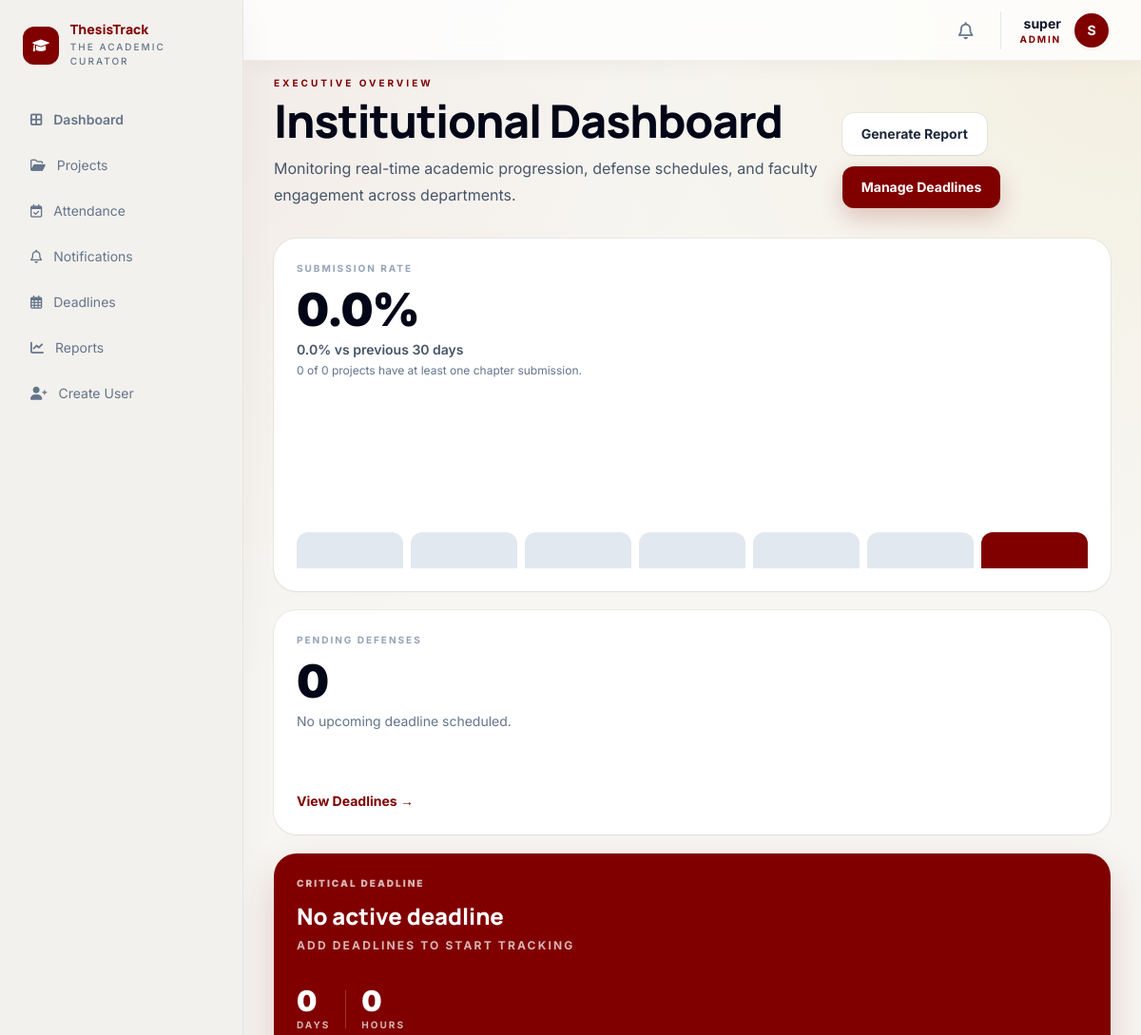
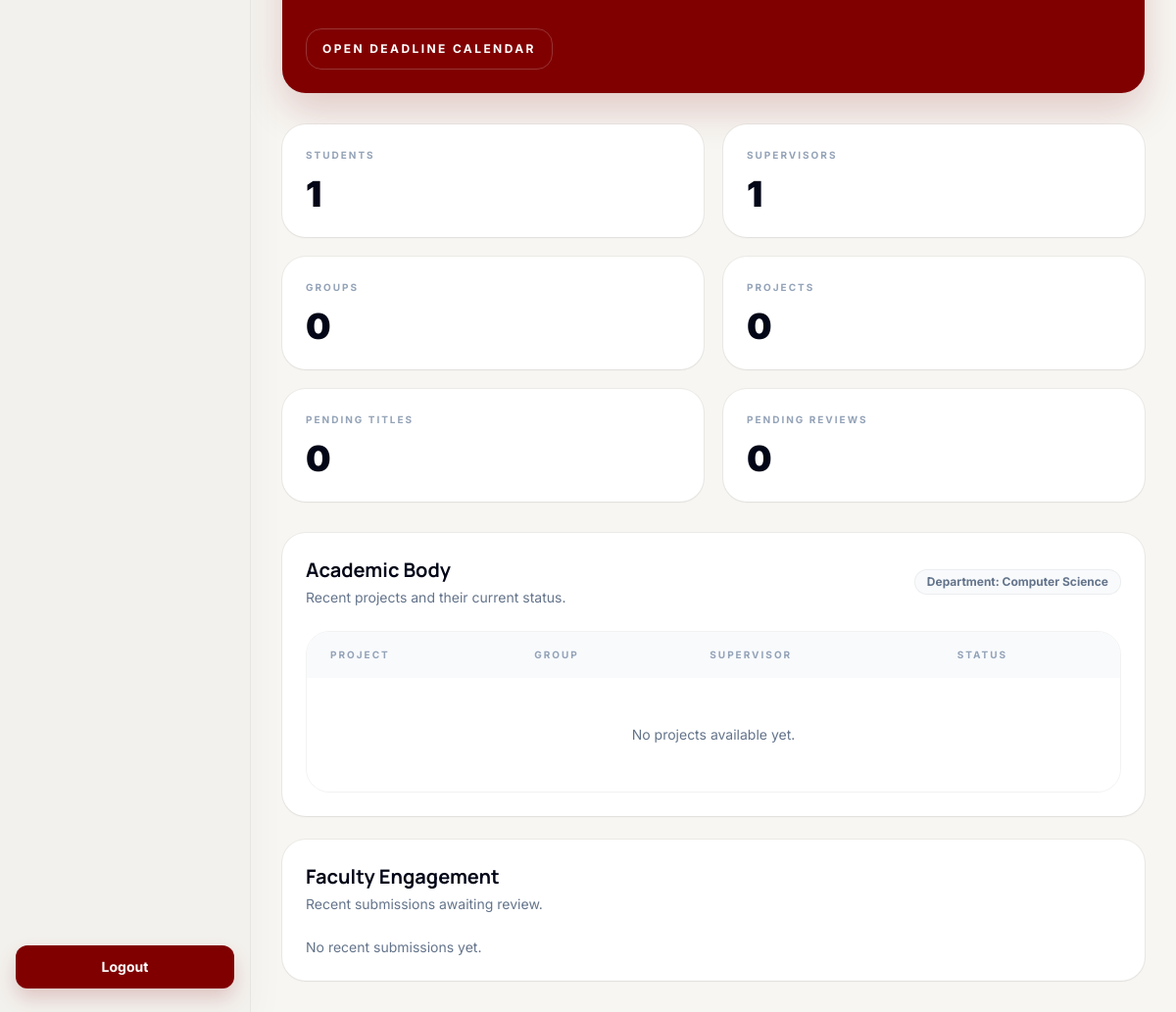
/administrator/ (signed in), run on an earlier commit of the app's database (2 pictures, top to bottom).
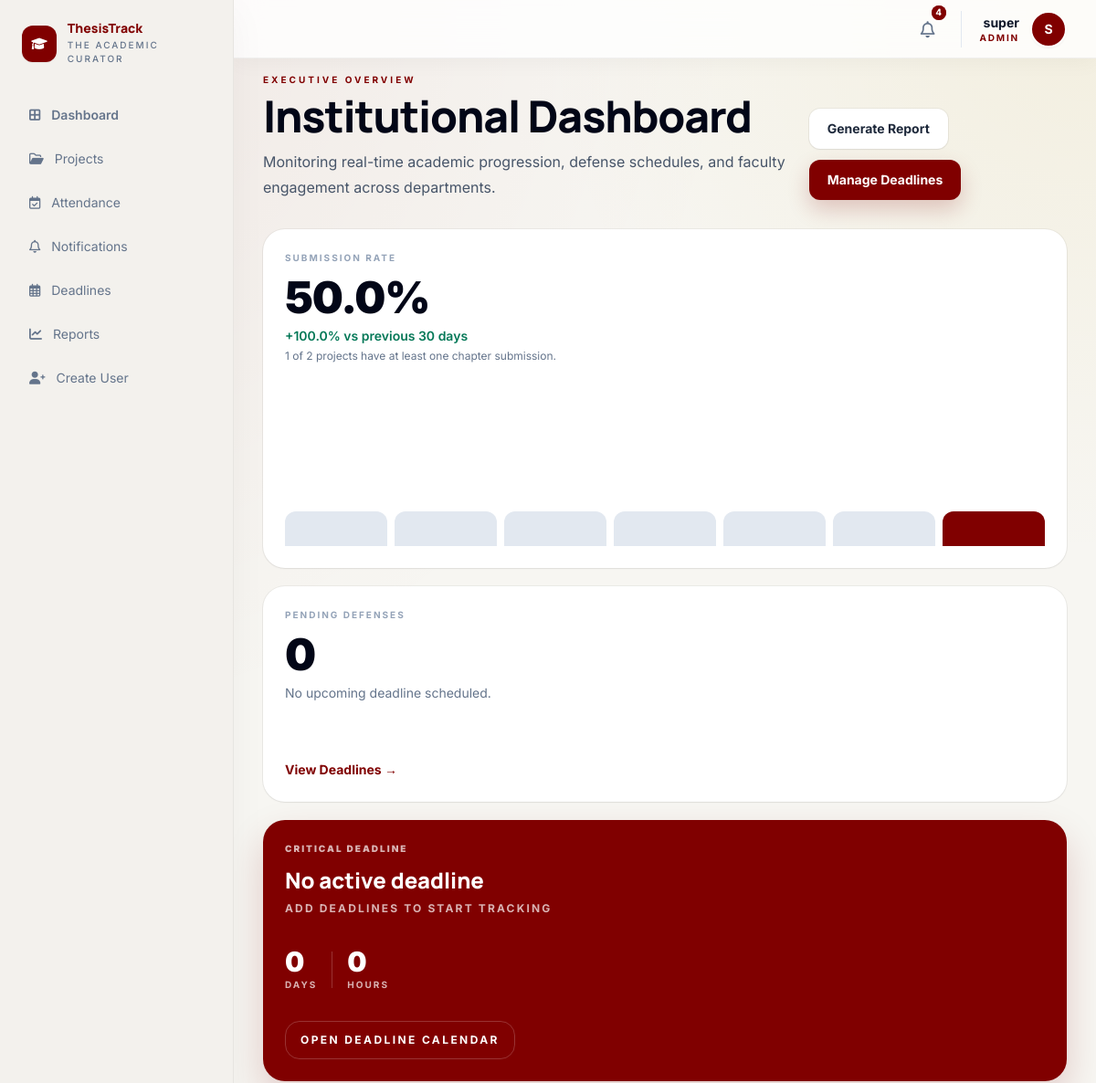
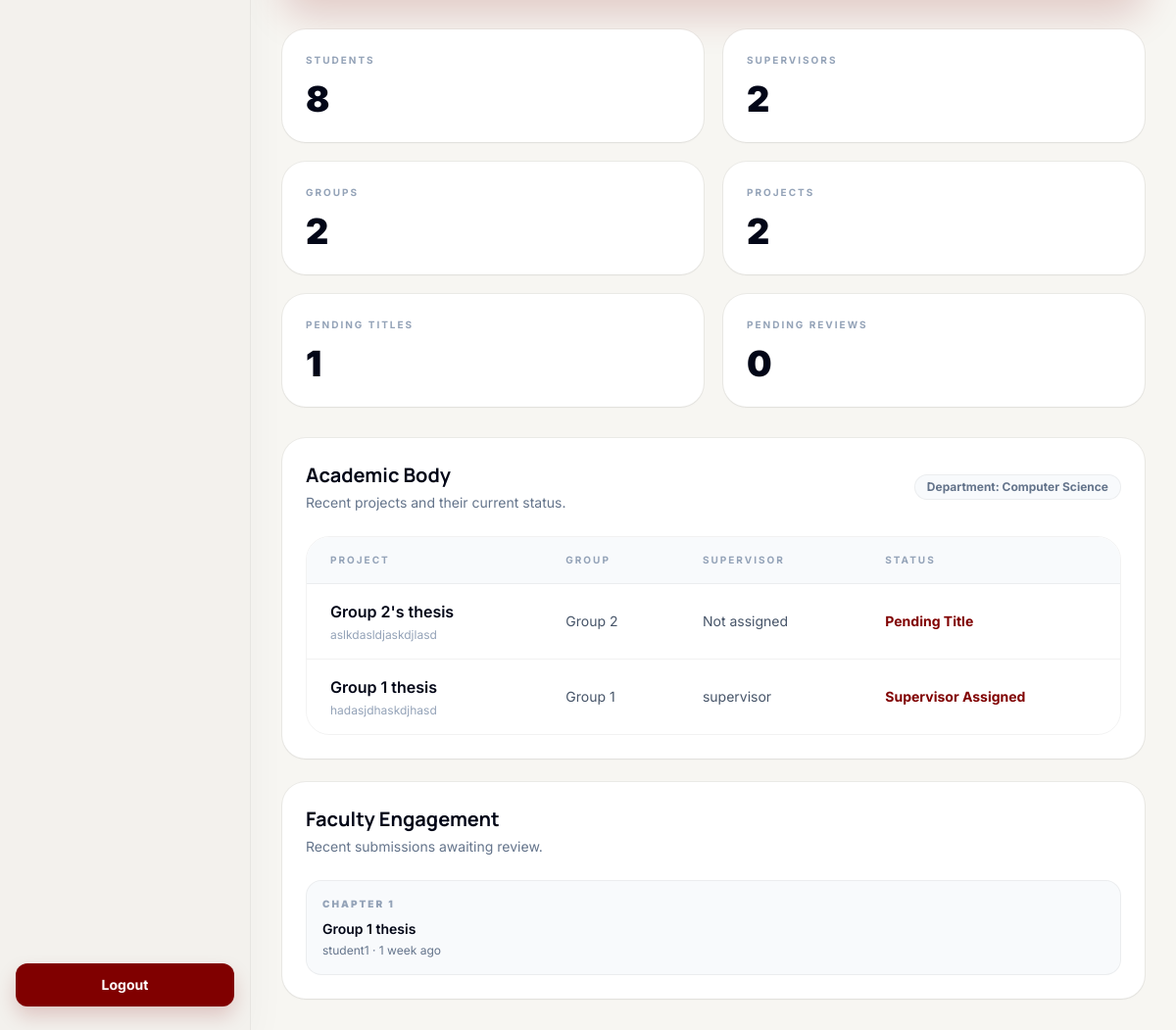
And on a later commit of the database (2 pictures, top to bottom).
### projects/models.py (models this page shows, shortened)
class Project(models.Model):
	PENDING_TITLE = 'PENDING_TITLE'
	TITLE_APPROVED = 'TITLE_APPROVED'
	TITLE_REJECTED = 'TITLE_REJECTED'
	SUPERVISOR_ASSIGNED = 'SUPERVISOR_ASSIGNED'
	IN_PROGRESS = 'IN_PROGRESS'
	UNDER_REVIEW = 'UNDER_REVIEW'
	COMPLETED = 'COMPLETED'
	STATUS_CHOICES = [
		(PENDING_TITLE, 'Pending Title'),
		(TITLE_APPROVED, 'Title Approved'),
		(TITLE_REJECTED, 'Title Rejected'),
		(SUPERVISOR_ASSIGNED, 'Supervisor Assigned'),
		(IN_PROGRESS, 'In Progress'),
		(UNDER_REVIEW, 'Under Review'),
		(COMPLETED, 'Completed'),
	]
	group = models.OneToOneField(
		Group,
		on_delete=models.CASCADE,
		related_name='project',
		null=True,
		blank=True,
	)
	title = models.CharField(max_length=255)
	abstract = models.TextField(blank=True)
	status = models.CharField(max_length=25, choices=STATUS_CHOICES, default=PENDING_TITLE)
	supervisor = models.ForeignKey(
		settings.AUTH_USER_MODEL,
		on_delete=models.SET_NULL,
		null=True,
		blank=True,
		related_name='supervised_projects',
	)
	title_approved = models.BooleanField(default=False)
	created_at = models.DateTimeField(auto_now_add=True)
	updated_at = models.DateTimeField(auto_now=True)

class Group(models.Model):
	name = models.CharField(max_length=150, unique=True)
	members = models.ManyToManyField(settings.AUTH_USER_MODEL, related_name='project_groups')
	created_at = models.DateTimeField(auto_now_add=True)

class Submission(models.Model):
	PENDING = 'PENDING'
	APPROVED = 'APPROVED'
	REJECTED = 'REJECTED'
	STATUS_CHOICES = [
		(PENDING, 'Pending'),
		(APPROVED, 'Approved'),
		(REJECTED, 'Rejected'),
	]
	project = models.ForeignKey(Project, on_delete=models.CASCADE, related_name='submissions')
	uploaded_by = models.ForeignKey(
		settings.AUTH_USER_MODEL,
		on_delete=models.CASCADE,
		related_name='submissions',
	)
	chapter = models.ForeignKey(
		Chapter,
		on_delete=models.SET_NULL,
		null=True,
		blank=True,
		related_name='submissions',
	)
	file = models.FileField(
		upload_to='submissions/',
		validators=[FileExtensionValidator(allowed_extensions=['docx'])],
	)
	version = models.PositiveIntegerField(default=1)
	status = models.CharField(max_length=20, choices=STATUS_CHOICES, default=PENDING)
	reviewed_at = models.DateTimeField(null=True, blank=True)
	submitted_at = models.DateTimeField(auto_now_add=True)
	class Meta:
		ordering = ['-submitted_at']

class Chapter(models.Model):
	name = models.CharField(max_length=120, unique=True)
	order = models.PositiveIntegerField(default=1)
	class Meta:
		ordering = ['order']

### accounts/models.py (models this page shows, shortened)
class User(AbstractUser):
	STUDENT = 'STUDENT'
	SUPERVISOR = 'SUPERVISOR'
	ADMIN = 'ADMIN'
	ROLE_CHOICES = [
		(STUDENT, 'Student'),
		(SUPERVISOR, 'Supervisor'),
		(ADMIN, 'Admin'),
	]
	role = models.CharField(max_length=20, choices=ROLE_CHOICES, default=STUDENT)

### dashboard/views.py (the view, shortened to what this page needs)
# urls.py: path('administrator/', views.admin_dashboard, name='admin-dashboard'),
@role_required(User.ADMIN)
def admin_dashboard(request):
    total_projects = Project.objects.count()
    submitted_projects = Project.objects.filter(submissions__isnull=False).distinct().count()
    submission_rate = (submitted_projects / total_projects * 100) if total_projects else 0
    today = timezone.localdate()
    window_days = 30
    current_start = today - timedelta(days=window_days - 1)
    previous_start = current_start - timedelta(days=window_days)
    current_period_submissions = Submission.objects.filter(submitted_at__date__gte=current_start).count()
    previous_period_submissions = Submission.objects.filter(
        submitted_at__date__gte=previous_start,
        submitted_at__date__lt=current_start,
    ).count()
    if previous_period_submissions == 0:
        submission_rate_change = 100 if current_period_submissions > 0 else 0
    else:
        submission_rate_change = ((current_period_submissions - previous_period_submissions) / previous_period_submissions) * 100
    trend_days = []
    for offset in range(6, -1, -1):
        day = today - timedelta(days=offset)
        trend_days.append(
            {
                'day': day,
                'count': Submission.objects.filter(submitted_at__date=day).count(),
            }
        )
    max_count = max((item['count'] for item in trend_days), default=0)
    for item in trend_days:
        if max_count == 0:
            item['height'] = 24
        else:
            item['height'] = max(24, round((item['count'] / max_count) * 100))
    stats = {
        'students': User.objects.filter(role=User.STUDENT).count(),
        'supervisors': User.objects.filter(role=User.SUPERVISOR).count(),
        'groups': Group.objects.count(),
        'projects': total_projects,
        'pending_titles': Project.objects.filter(title_approved=False).count(),
        'pending_reviews': Submission.objects.filter(status=Submission.PENDING).count(),
    }
    recent_projects = (
        Project.objects.select_related('group', 'supervisor')
        .order_by('-updated_at')[:4]
    )
    recent_submissions = (
        Submission.objects.select_related('project', 'chapter', 'uploaded_by')
        .order_by('-submitted_at')[:5]
    )
    pending_defenses = ThesisDeadline.objects.filter(
        deadline_type=ThesisDeadline.DEFENSE,
        due_date__gte=today,
    ).count()
    next_deadline = (
        ThesisDeadline.objects
        .filter(due_date__gte=timezone.localdate())
        .order_by('due_date')
        .first()
    )
    critical_deadline_days = 0
    critical_deadline_hours = 0
    return render(
        request,
        'dashboard/admin_dashboard.html',
        {
            'stats': stats,
            'recent_projects': recent_projects,
            'recent_submissions': recent_submissions,
            'submission_rate': submission_rate,
            'submission_rate_change': submission_rate_change,
            'submitted_projects': submitted_projects,
            'submission_trend_days': trend_days,
            'pending_defenses': pending_defenses,
            'next_deadline': next_deadline,
            'critical_deadline_days': critical_deadline_days,
            'critical_deadline_hours': critical_deadline_hours,
        },
    )

### core/context_processors.py (called while the page is built)
def unread_notifications_count(request):
    if not request.user.is_authenticated:
        return {'unread_notifications_count': 0}
    count = Notification.objects.filter(user=request.user, is_read=False).count()
    return {'unread_notifications_count': count}

def recent_notifications(request):
    if not request.user.is_authenticated:
        return {'recent_notifications': []}
    notifications = Notification.objects.filter(user=request.user).order_by('-created_at')[:5]
    return {'recent_notifications': notifications}

### dashboard/templates/dashboard/admin_dashboard.html (shortened to what the changed rows need)
{% extends 'core/base.html' %}
{% block content %}
<div class="mx-auto max-w-7xl space-y-8">
    <section class="flex flex-col gap-6 lg:flex-row lg:items-end lg:justify-between">
        <div class="max-w-3xl">
            <h1 class="text-5xl font-black tracking-tight text-slate-950">Institutional Dashboard</h1>
        </div>
    </section>
    <section class="grid gap-5 xl:grid-cols-[1.5fr_0.85fr_0.85fr]">
        <article class="rounded-3xl bg-white p-6 shadow-sm ring-1 ring-black/5">
            <div class="flex items-center justify-between gap-3">
                <div>
                    <p class="text-[10px] font-bold uppercase tracking-[0.2em] text-slate-400">Submission Rate</p>
                    <p class="mt-3 text-5xl font-black tracking-tight text-slate-950">{{ submission_rate|floatformat:1 }}%</p>
                    <p class="mt-2 text-sm font-semibold {% if submission_rate_change > 0 %}text-emerald-700{% elif submission_rate_change < 0 %}text-rose-700{% else %}text-slate-600{% endif %}">
                        {% if submission_rate_change > 0 %}+{% endif %}{{ submission_rate_change|floatformat:1 }}% vs previous 30 days
                    </p>
                    <p class="mt-1 text-xs text-slate-500">{{ submitted_projects }} of {{ stats.projects }} projects have at least one chapter submission.</p>
                </div>
            </div>
            <div class="mt-10 grid h-40 grid-cols-7 items-end gap-2">
                {% for point in submission_trend_days %}
                    <div class="rounded-t-xl {% if forloop.last %}bg-[#800000]{% else %}bg-slate-200{% endif %}" style="height: {{ point.height }}%" title="{{ point.day|date:'D, M j' }}: {{ point.count }} submissions"></div>
                {% endfor %}
            </div>
        </article>
        <article class="rounded-3xl bg-[#800000] p-6 text-white shadow-[0_18px_40px_rgba(128,0,0,0.18)]">
            <h2 class="mt-3 text-2xl font-black leading-tight">{% if next_deadline %}{{ next_deadline.title }}{% else %}No active deadline{% endif %}</h2>
        </article>
    </section>
    <section class="grid gap-5 md:grid-cols-2 xl:grid-cols-6">
        <div class="rounded-3xl bg-white p-6 shadow-sm ring-1 ring-black/5">
            <p class="text-[10px] font-bold uppercase tracking-[0.2em] text-slate-400">Students</p>
            <p class="mt-3 text-4xl font-black text-slate-950">{{ stats.students }}</p>
        </div>
        <div class="rounded-3xl bg-white p-6 shadow-sm ring-1 ring-black/5">
            <p class="text-[10px] font-bold uppercase tracking-[0.2em] text-slate-400">Supervisors</p>
            <p class="mt-3 text-4xl font-black text-slate-950">{{ stats.supervisors }}</p>
        </div>
        <div class="rounded-3xl bg-white p-6 shadow-sm ring-1 ring-black/5">
            <p class="text-[10px] font-bold uppercase tracking-[0.2em] text-slate-400">Groups</p>
            <p class="mt-3 text-4xl font-black text-slate-950">{{ stats.groups }}</p>
        </div>
        <div class="rounded-3xl bg-white p-6 shadow-sm ring-1 ring-black/5">
            <p class="text-[10px] font-bold uppercase tracking-[0.2em] text-slate-400">Projects</p>
            <p class="mt-3 text-4xl font-black text-slate-950">{{ stats.projects }}</p>
        </div>
        <div class="rounded-3xl bg-white p-6 shadow-sm ring-1 ring-black/5">
            <p class="text-[10px] font-bold uppercase tracking-[0.2em] text-slate-400">Pending Titles</p>
            <p class="mt-3 text-4xl font-black text-slate-950">{{ stats.pending_titles }}</p>
        </div>
    </section>
    <section class="grid gap-6 xl:grid-cols-[1.6fr_0.9fr]">
        <div class="rounded-3xl bg-white p-6 shadow-sm ring-1 ring-black/5">
            <div class="flex items-center justify-between gap-3">
                <div>
                    <h2 class="text-xl font-bold text-slate-950">Academic Body</h2>
                </div>
            </div>
            <div class="mt-6 overflow-hidden rounded-3xl border border-black/5">
                <table class="w-full text-left">
                    <thead>
                        <tr class="bg-slate-50 text-[10px] font-black uppercase tracking-[0.2em] text-slate-400">
                            <th class="px-6 py-4">Project</th>
                            <th class="px-6 py-4">Group</th>
                            <th class="px-6 py-4">Supervisor</th>
                            <th class="px-6 py-4">Status</th>
                        </tr>
                    </thead>
                    <tbody>
                        {% for project in recent_projects %}
                            <tr class="border-t border-black/5 hover:bg-slate-50/70">
                                <td class="px-6 py-4">
                                    <p class="font-semibold text-slate-950">{{ project.title }}</p>
                                    <p class="mt-1 text-xs text-slate-400">{{ project.abstract|default:'No abstract available.'|truncatechars:70 }}</p>
                                </td>
                                <td class="px-6 py-4 text-sm text-slate-600">{% if project.group %}{{ project.group.name }}{% else %}Not assigned{% endif %}</td>
                                <td class="px-6 py-4 text-sm text-slate-600">{% if project.supervisor %}{{ project.supervisor.get_full_name|default:project.supervisor.username }}{% else %}Not assigned{% endif %}</td>
                                <td class="px-6 py-4 text-sm font-bold text-[#800000]">{{ project.get_status_display }}</td>
                            </tr>
                        {% empty %}
                            <tr><td colspan="4" class="px-6 py-12 text-center text-sm text-slate-500">No projects available yet.</td></tr>
                        {% endfor %}
                    </tbody>
                </table>
            </div>
        </div>
        <div class="rounded-3xl bg-white p-6 shadow-sm ring-1 ring-black/5">
            <div class="flex items-center justify-between gap-3">
                <div>
                    <h2 class="text-xl font-bold text-slate-950">Faculty Engagement</h2>
                </div>
            </div>
            <div class="mt-6 space-y-4">
                {% for submission in recent_submissions %}
                    <article class="rounded-2xl border border-black/5 bg-slate-50 p-4">
                        <p class="text-[10px] font-black uppercase tracking-[0.2em] text-slate-400">{{ submission.chapter.name|default:'Submission' }}</p>
                        <p class="mt-2 text-sm font-semibold text-slate-950">{{ submission.project.title }}</p>
                        <p class="mt-1 text-xs text-slate-500">{{ submission.uploaded_by.get_full_name|default:submission.uploaded_by.username }} · {{ submission.submitted_at|timesince }} ago</p>
                    </article>
                {% empty %}
                    <p class="text-sm text-slate-500">No recent submissions yet.</p>
                {% endfor %}
            </div>
        </div>
    </section>
</div>
{% endblock %}

### core/templates/core/base.html (shortened to what this page needs)
<!DOCTYPE html>
<html lang="en">
<head>
    <script src="https://cdn.tailwindcss.com?plugins=forms,container-queries"></script>
    <link rel="stylesheet" href="https://cdnjs.cloudflare.com/ajax/libs/font-awesome/6.0.0/css/all.min.css">
</head>
<body class="text-slate-900 antialiased">
    <div class="min-h-screen">
        {% if user.is_authenticated %}
            {% include 'core/_sidebar.html' %}
            <header class="fixed top-0 right-0 left-64 z-40 h-16 border-b border-black/5 bg-white/80 glass-nav shadow-[0_4px_24px_rgba(26,28,28,0.04)]">
                <div class="h-full px-8 flex items-center justify-between gap-6">
                    <div class="flex items-center gap-5">
                        <details class="relative group">
                            <summary class="relative flex cursor-pointer items-center justify-center rounded-full p-2 text-slate-500 transition-colors hover:bg-slate-100 hover:text-[#800000]">
                                <i class="fa-regular fa-bell text-lg"></i>
                                {% if unread_notifications_count > 0 %}
                                    <span class="absolute -top-1 -right-1 flex h-4 w-4">
                                        <span class="relative inline-flex h-4 w-4 items-center justify-center rounded-full bg-[#800000] text-[10px] font-bold text-white">
                                            {{ unread_notifications_count }}
                                        </span>
                                    </span>
                                {% endif %}
                            </summary>
                        </details>
                        <div class="flex items-center gap-3 border-l border-slate-200 pl-5">
                            <div class="text-right leading-tight">
                                <p class="text-sm font-bold text-slate-900">{{ user.get_full_name|default:user.username }}</p>
                                <p class="text-[10px] font-bold uppercase tracking-[0.18em] text-[#800000]">{{ user.role }}</p>
                            </div>
                            <div class="flex h-10 w-10 items-center justify-center rounded-full border-2 border-white bg-[#800000] text-sm font-bold text-white shadow-sm">
                                {{ user.username|first|upper }}
                            </div>
                        </div>
                    </div>
                </div>
            </header>
        {% endif %}
        <main class="{% if user.is_authenticated %}ml-64 min-h-screen pt-20 px-8 pb-8{% else %}min-h-screen{% endif %}">
            {% block content %}{% endblock %}
        </main>
    </div>
</body>
</html>

What changed in the data, as far as the page shows it:
added Project: title "Group 2's thesis", abstract "aslkdasldjaskdjlasd", group.name "Group 2", shows "Not assigned", status "Pending Title"
added Project: title "Group 1 thesis", abstract "hadasjdhaskdjhasd", group.name "Group 1", supervisor.get_full_name "supervisor", status "Supervisor Assigned"
added Submission: chapter.name "CHAPTER 1", project "Group 1 thesis", uploaded_by.get_full_name "student1", submitted_at "1 week"
Also different on the page:
{{ unread_notifications_count }}: (not shown) → "4"
{{ submission_rate|floatformat:1 }}: "0.0" → "50.0"
{{ submission_rate_change|floatformat:1 }}: "0.0" → "100.0"
{{ submitted_projects }}: "0" → "1"
{{ stats.projects }}: "0" → "2"
{{ stats.students }}: "1" → "8"
{{ stats.supervisors }}: "1" → "2"
{{ stats.groups }}: "0" → "2"
{{ stats.pending_titles }}: "0" → "1"
text no longer shown: "No projects available yet. No recent submissions yet."
